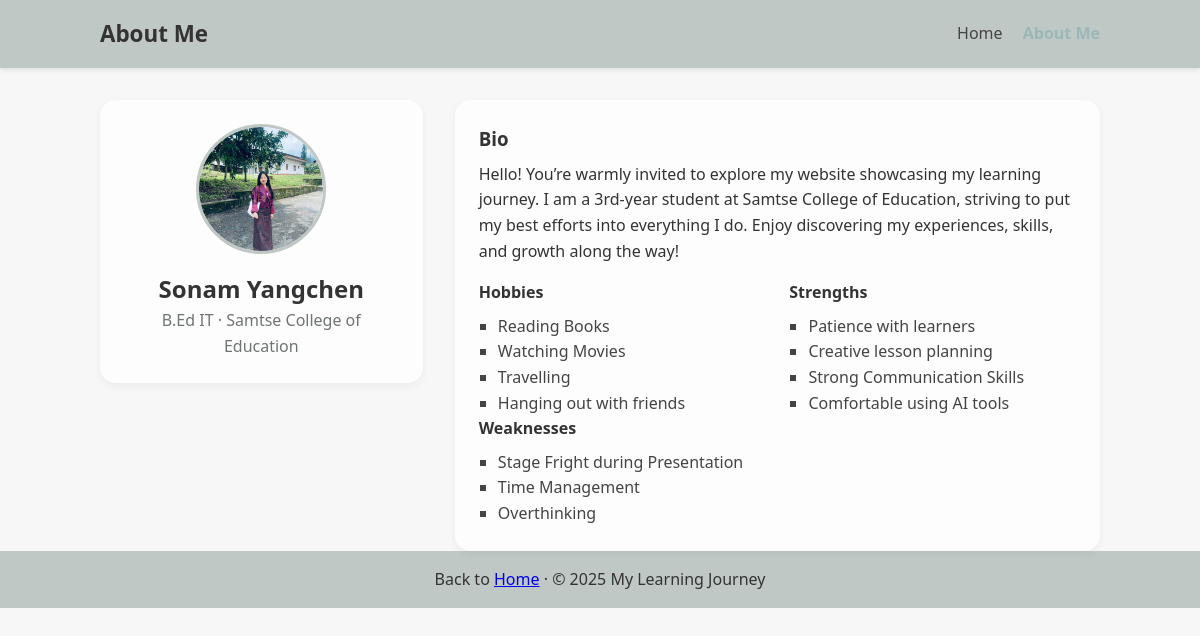
/aboutMe.html, run on the app's committed database.
### syJourney/models.py (models this page shows, shortened)
class Hobby(models.Model):
    name = models.CharField(max_length=100)   # e.g., "Creating short vlogs"

class Strength(models.Model):
    name = models.CharField(max_length=100)   # e.g., "Patience with learners"

class Weakness(models.Model):
    name = models.CharField(max_length=100)   # e.g., "Stage fright during presentations"

### syJourney/views.py (the view)
# urls.py: path('aboutMe.html', views.about_me, name='about'),
def about_me(request):
    hobbies = Hobby.objects.all()
    strengths = Strength.objects.all()
    weaknesses = Weakness.objects.all()
    return render(request, 'aboutMe.html', {
        'hobbies': hobbies,
        'strengths': strengths,
        'weaknesses': weaknesses
    })

### syJourney/templates/aboutMe.html (shortened to what this page needs)
{% load static %}
<!doctype html>
<html lang="en">
<head>
  <link rel="stylesheet" href="{% static 'styles/style.css' %}">
</head>
<body>
  <header class="site-header">
    <div class="container header-inner">
      <h1 class="brand">About Me</h1>
      <nav>
        <a href="{% url 'index' %}" class="nav-link {% if request.path == '/' %}active{% endif %}">Home</a>
        <a href="{% url 'about' %}" class="nav-link {% if request.path == '/aboutMe.html' %}active{% endif %}">About Me</a>
      </nav>
    </div>
  </header>
  <main class="container about-grid">
    <aside class="profile-card">
      <div class="avatar-wrap">
        <img src="{% static 'images/photo_2025-11-04_21-30-23.jpg' %}" alt="Profile picture" class="avatar">
      </div>
      <h2>Sonam Yangchen</h2>
      <p class="muted">B.Ed IT · Samtse College of Education</p>
    </aside>
    <section class="bio">
      <h3>Bio</h3>
      <p>Hello! You’re warmly invited to explore my website showcasing my learning journey.
        I am a 3rd-year student at Samtse College of Education,
         striving to put my best efforts into everything I do.
         Enjoy discovering my experiences, skills, and growth along the way!</p>
      <div class="split">
        <div>
          <h4>Hobbies</h4>
          <ul>
            {% for hobby in hobbies %}
              <li>{{ hobby.name }}</li>
            {% empty %}
              <li>No hobbies added yet.</li>
            {% endfor %}
          </ul>
        </div>
        <div>
          <h4>Strengths</h4>
          <ul>
            {% for strength in strengths %}
              <li>{{ strength.name }}</li>
            {% empty %}
              <li>No strengths added yet.</li>
            {% endfor %}
          </ul>
        </div>
      </div>
      <h4>Weaknesses</h4>
      <ul>
        {% for weakness in weaknesses %}
          <li>{{ weakness.name }}</li>
        {% empty %}
          <li>No weaknesses added yet.</li>
        {% endfor %}
      </ul>
    </section>
  </main>
  <footer class="site-footer">
    <div class="container">
      <p>Back to <a href="{% url 'index' %}">Home</a> · &copy; 2025 My Learning Journey</p>
    </div>
  </footer>
</body>
</html>

### syJourney/static/styles/style.css (style rules this page uses)
:root { --ash: #bfc8c4; --light-bg: #f6f7f6; --muted: #6f7572; --accent: #9bb7b8; --card-bg: rgba(255, 255, 255, 0.8); }
* { box-sizing: border-box; margin: 0; padding: 0; }
body { font-family: "Poppins", "Segoe UI", sans-serif; background-color: var(--light-bg); color: #333; line-height: 1.6; }
.container { width: 90%; max-width: 1000px; margin: 0 auto; }
header.site-header { background: var(--ash); padding: 1rem 0; box-shadow: 0 2px 5px rgba(0,0,0,0.1); }
.header-inner { display: flex; justify-content: space-between; align-items: center; }
.brand { font-size: 1.4rem; color: #333; }
nav .nav-link { margin-left: 1rem; text-decoration: none; color: #444; transition: color 0.3s; }
nav .nav-link:hover, .nav-link.active { color: var(--accent); font-weight: 600; }
.site-footer { text-align: center; padding: 1rem; background: var(--ash); color: #333; }
.about-grid { display: grid; gap: 2rem; grid-template-columns: 1fr 2fr; align-items: start; margin-top: 2rem; }
.profile-card { text-align: center; background: var(--card-bg); padding: 1.5rem; border-radius: 1rem; box-shadow: 0 3px 8px rgba(0,0,0,0.05); }
.avatar-wrap { width: 130px; height: 130px; border-radius: 50%; overflow: hidden; margin: 0 auto 1rem; border: 3px solid var(--ash); }
.avatar { width: 100%; height: 100%; object-fit: cover; }
.muted { color: var(--muted); }
.bio { background: var(--card-bg); padding: 1.5rem; border-radius: 1rem; box-shadow: 0 3px 8px rgba(0,0,0,0.05); }
.split { display: flex; justify-content: space-between; margin-top: 1rem; }
.split div { width: 48%; }
ul { list-style: square; padding-left: 1.2rem; color: #444; }
h3, h4 { color: #333; margin-bottom: 0.5rem; }

### data on the page
Hobby: name "Reading Books"
Hobby: name "Watching Movies"
Hobby: name "Travelling"
Hobby: name "Hanging out with friends"
Strength: name "Patience with learners"
Strength: name "Creative lesson planning"
Strength: name "Strong Communication Skills"
Strength: name "Comfortable using AI tools"
Weakness: name "Stage Fright during Presentation"
Weakness: name "Time Management"
Weakness: name "Overthinking"
